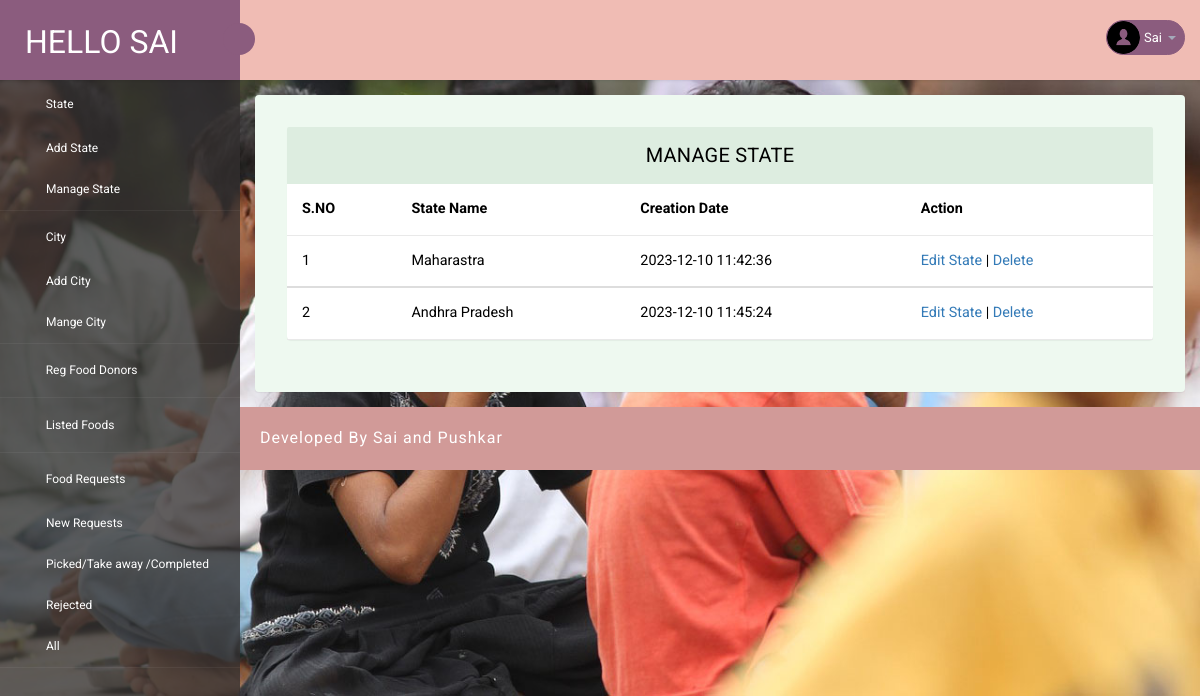
Screenshot of /admin/manage-state.php (signed in) with the database file from the repository.
### tables this page shows
CREATE TABLE `tblstate` (
  `ID` int(10) NOT NULL,
  `StateName` varchar(120) DEFAULT NULL,
  `RegState` timestamp NULL DEFAULT current_timestamp()
);

### admin/manage-state.php (the view, shortened to what this page needs)
<?php
include('includes/dbconnection.php');
if (strlen($_SESSION['pgasaid']==0)) {
  header('location:logout.php');
  } else{
?>
<!DOCTYPE html>
<head>
    <link rel="stylesheet" href="css/bootstrap.min.css">
    <link href="css/style.css" rel='stylesheet' type='text/css' />
    <link href="css/style-responsive.css" rel="stylesheet" />
    <link rel="stylesheet" href="css/font.css" type="text/css" />
    <link href="css/font-awesome.css" rel="stylesheet">
</head>
<body>
    <section id="container">
        <?php include_once('includes/header.php');?>
        <?php include_once('includes/sidebar.php');?>
        <section id="main-content">
            <section class="wrapper">
                <div class="table-agile-info">
                    <div class="panel panel-default">
                        <div class="panel-heading">
                            Manage State
                        </div>
                        <div>
                            <table class="table" ui-jq="footable" ui-options='{
        "paging": {
          "enabled": true
        },
        "filtering": {
          "enabled": true
        },
        "sorting": {
          "enabled": true
        }}'>
                                <thead>
                                    <tr>
                                        <th data-breakpoints="xs">S.NO</th>
                                        <th>State Name</th>
                                        <th>Creation Date</th>
                                        <th data-breakpoints="xs">Action</th>
                                    </tr>
                                </thead>
                                <?php
$ret=mysqli_query($con,"select * from  tblstate");
$cnt=1;
while ($row=mysqli_fetch_array($ret)) {
?>
                                <tbody>
                                    <tr data-expanded="true">
                                        <td><?php echo $cnt;?></td>
                                        <td><?php  echo $row['StateName'];?></td>
                                        <td><?php  echo $row['RegState'];?></td>
                                        <td><a href="edit-state.php?editid=<?php echo $row['ID'];?>">Edit State</a> |
                                            <a href="manage-state.php?del=<?php echo $row['ID'];?>">Delete</a>
                                    </tr>
                                    <?php
$cnt=$cnt+1;
}?>
                                </tbody>
                            </table>
                        </div>
                    </div>
                </div>
            </section>
            <?php include_once('includes/footer.php');?>
        </section>
    </section>
</body>
</html>
<?php }  ?>

### admin/includes/header.php (shortened to what this page needs)
<?php
include('includes/dbconnection.php');
?>
<header class="header fixed-top clearfix">
    <div class="brand">
        <a href="dashboard.php" class="logo">
            Hello Sai
        </a>
        <div class="sidebar-toggle-box">
            <div class="fa fa-bars"></div>
        </div>
    </div>
    <div class="top-nav clearfix">
        <ul class="nav pull-right top-menu">
            <li class="dropdown">
                <a data-toggle="dropdown" class="dropdown-toggle" href="#">
                    <?php
                    $adid = $_SESSION['pgasaid'];
                    $ret = mysqli_query($con, "select AdminName from tbladmin where ID='$adid'");
                    $row = mysqli_fetch_array($ret);
                    $name = $row['AdminName'];
                    ?>
                    <img alt="" src="images/2.png">
                    <span class="username"><?php echo $name; ?></span>
                    <b class="caret"></b>
                </a>
            </li>
        </ul>
    </div>
</header>

### admin/css/style.css (style rules this page uses)
ul, ol { margin: 0; }
html, body { font-family: "Roboto", sans-serif; font-size: 100%; overflow-x: hidden; background: url(../images/bg.jpg) no-repeat 0px 0px; background-size: cover; }
body a { transition: 0.5s all ease; -webkit-transition: 0.5s all ease; -moz-transition: 0.5s all ease; -o-transition: 0.5s all ease; -ms-transition: 0.5s all ease; text-decoration: none; }
ul, label { margin: 0; padding: 0; }
#main-content { margin-left: 240px; -webkit-transition: all 0.3s ease-in-out; -moz-transition: all 0.3s ease-in-out; -o-transition: all 0.3s ease-in-out; transition: all 0.3s ease-in-out; }
.header { left: 0; right: 0; z-index: 1002; background: rgb(240, 188, 180); -webkit-transition: all 0.3s ease-in-out; -moz-transition: all 0.3s ease-in-out; -o-transition: all 0.3s ease-in-out; transition: all 0.3s ease-in-out; }
.fixed-top { position: fixed; box-shadow: 1px 0 3px rgba(0, 0, 0, 0.15); }
.wrapper { display: inline-block; margin-top: 80px; padding: 15px; width: 100%; }
.brand { background: #8b5c7e; float: left; width: 240px; height: 80px; position: relative; }
a.logo { font-size: 32px; color: #fff; float: left; margin: 20px 0 0 25px; text-transform: uppercase; }
#top_menu .nav > li, ul.top-menu > li { float: left; }
ul.top-menu { margin-right: 15px; margin-top: 0; }
ul.top-menu > li > a { color: #fff; font-size: 16px; background: #8b5c7e; padding: 4px 8px; margin-right: 15px; border-radius: 50%; -webkit-border-radius: 50%; padding-right: 8px !important; }
.top-nav { margin-top: 20px; }
.top-nav img { border-radius: 50%; -webkit-border-radius: 50%; width: 33px; }
.top-nav .username { font-size: 13px; color: #fff; }
.top-nav ul.top-menu > li > a { border-radius: 100px; -webkit-border-radius: 100px; padding: 0px; background: none; margin-right: 0; border: 1px solid #8b5c7e; background: #8b5c7e; }
.top-nav ul.top-menu > li { margin-left: 10px; }
.top-nav .nav .caret { border-bottom-color: #a4aaba; border-top-color: #a4aaba; }
.sidebar-toggle-box { float: left; margin-top: 23px; margin-left: -15px; background: #8b5c7e; border-radius: 50%; -webkit-border-radius: 50%; width: 32px; height: 32px; position: absolute; right: -15px; }
.sidebar-toggle-box .fa-bars { cursor: pointer; display: inline-block; font-size: 15px; padding: 8px 8px 8px 9px; color: #fff; }
.panel-heading { position: relative; height: 57px; line-height: 57px; letter-spacing: 0.2px; color: #000; font-size: 18px; font-weight: 400; padding: 0 16px; background: #ddede0; border-top-right-radius: 2px; border-top-left-radius: 2px; text-transform: uppercase; text-align: center; }
.panel { border: none !important; }
.table > thead > tr > th { border-bottom: 1px solid #e1ab91 !important; }
.table > tbody > tr > td, .table > tbody > tr > th, .table > tfoot > tr > td, .table > tfoot > tr > th, .table > thead > tr > td, .table > thead > tr > th { border-bottom: 1px solid #e9e9e9 !important; }
.table > thead > tr > th, .table > tbody > tr > th, .table > tfoot > tr > th, .table > thead > tr > td, .table > tbody > tr > td, .table > tfoot > tr > td { border-top: none !important; }
.table td, .table > tbody > tr > td, .table > tbody > tr > th, .table > tfoot > tr > td, .table > tfoot > tr > th, .table > thead > tr > td, .table > thead > tr > th { padding: 15px !important; }
.table > thead > tr > th, .table > tbody > tr > th, .table > tfoot > tr > th, .table > thead > tr > td, .table > tbody > tr > td, .table > tfoot > tr > td { font-size: 0.9em; color: #000; border-top: none !important; }
.table-agile-info { background: #eef9f0; padding: 2em; border-radius: 4px; -webkit-box-shadow: 0 1px 1px rgba(0, 0, 0, 0.05); box-shadow: 0 1px 1px rgba(0, 0, 0, 0.05); }
.panel-default > .panel-heading { color: #000000 !important; background-color: #ddede0 !important; border-color: #ddede0 !important; font-size: 20px; }

### rows the page displays
tblstate: StateName "Maharastra", RegState "2023-12-10 11:42:36"
tblstate: StateName "Andhra Pradesh", RegState "2023-12-10 11:45:24"

### other values shown
$name "Sai"
